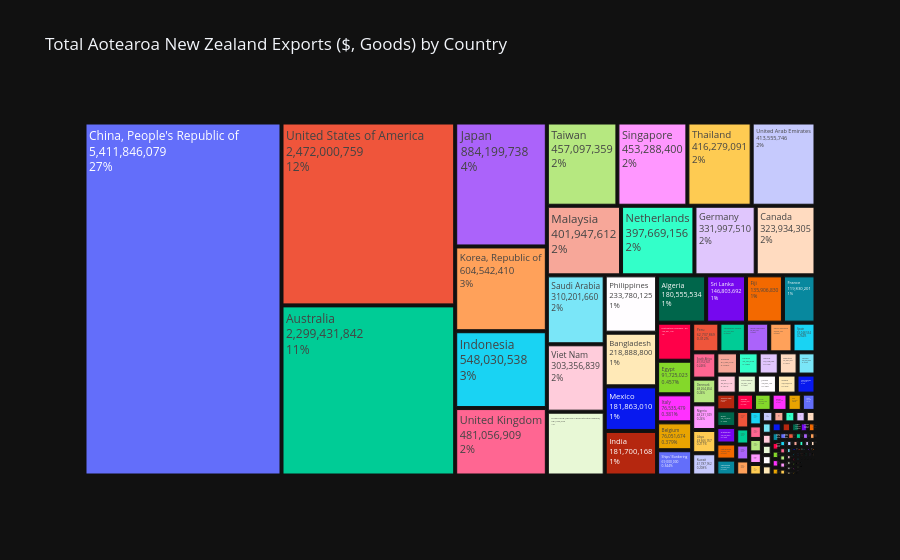

Write notebook code for a chart like this one.
### Code cell
# Create a tree maps for
quarter = '202503' # Change, or model across a time-series.
processed_total_goods_df = processed_total_goods_df[processed_total_goods_df['time_ref'] == int(quarter)]
processed_total_goods_df.to_csv('../../data/processed/nz_stats/trade/total_trade_qtr.csv')
total_exports = processed_total_goods_df[processed_total_goods_df['account'] == 'Exports']
total_imports = processed_total_goods_df[processed_total_goods_df['account'] == 'Imports']

# Print the sum of total exports and imports (goods) to verify data integrity.
print(f"Total Exports: {total_exports['value'].sum()}")
print(f"Total Imports: {total_imports['value'].sum()}")

# Crate a tree map here.
try:
    fig_tot_exp = px.treemap(
        total_exports,
        path=['country_label'],
        values='value',
        title='Total Aotearoa New Zealand Exports ($, Goods) by Country'
    )
    # Update the trace to display the values inside the blocks
    fig_tot_exp.update_traces(
        textinfo="label+value+percent parent"
    )
    fig_tot_exp.show()
except ValueError as ve:
    print(f"ValueError: {ve}")
    print("Check if the 'value' column contains non-numeric data.")
    print(total_exports['value'].head())

### Figure 1 — Plotly figure (JSON) as saved in the notebook; plotly's stock layout.template omitted (floating-point values rounded to 4 significant figures; data arrays with more than 128 entries replaced by an {"elided": "..."} marker saying what was removed)
{"data": [{"branchvalues": "total", "domain": {"x": [0.0, 1.0], "y": [0.0, 1.0]}, "hovertemplate": "labels=%{label}<br>value=%{value}<br>parent=%{parent}<br>id=%{id}<extra></extra>", "ids": {"elided": "199 str values"}, "labels": {"elided": "199 str values"}, "name": "", "parents": {"elided": "199 str values"}, "values": {"elided": "199 float values"}, "type": "treemap", "textinfo": "label+value+percent parent"}], "layout": {"legend": {"tracegroupgap": 0}, "title": {"text": "Total Aotearoa New Zealand Exports ($, Goods) by Country"}}}
